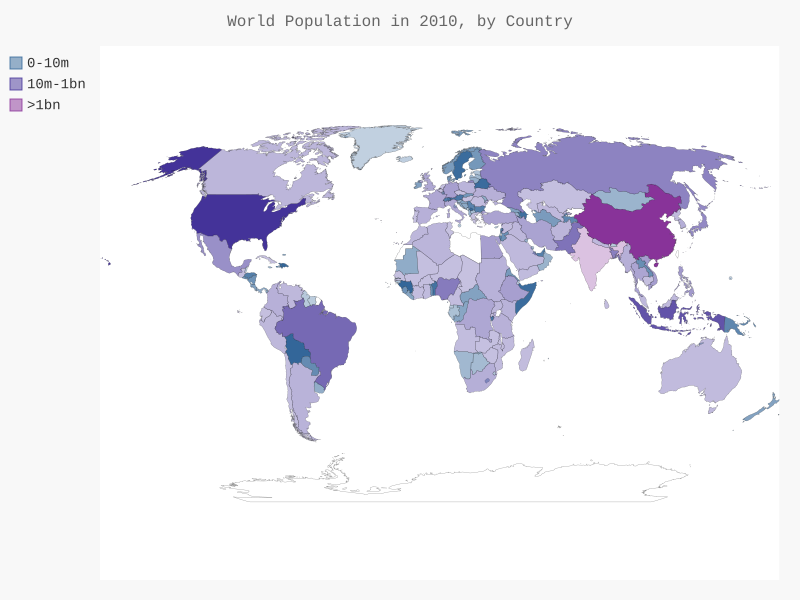

Here is the Python script that generated this plot:
import json
import pygal_maps_world.maps
from pygal.style import LightColorizedStyle as LCS, RotateStyle as RS

from country_codes import get_country_code

# 将数据加载到一个列表中
filename = 'population_data.json'
with open(filename) as f:
    pop_data = json.load(f)

# 创建一个包含人口数量的字典
cc_populations = {}
for pop_dict in pop_data:
    if pop_dict['Year'] == '2010':
        country_name = pop_dict['Country Name']
        population = int(float(pop_dict['Value']))
        code = get_country_code(country_name)
        if code:
            cc_populations[code] = population

# 根据人口数量将所有的国家分成三组
cc_pops_1, cc_pops_2, cc_pops_3 = {}, {}, {}
for cc, pop in cc_populations.items():
    if pop < 10000000:
        cc_pops_1[cc] = pop
    elif pop < 1000000000:
        cc_pops_2[cc] = pop
    else:
        cc_pops_3[cc] = pop

wm_style = RS('#336699', base_style=LCS)

wm = pygal_maps_world.maps.World(style=wm_style)
wm.title = 'World Population in 2010, by Country'
wm.add('0-10m', cc_pops_1)
wm.add('10m-1bn', cc_pops_2)
wm.add('>1bn', cc_pops_3)

wm.render_to_file('world_population.svg')
